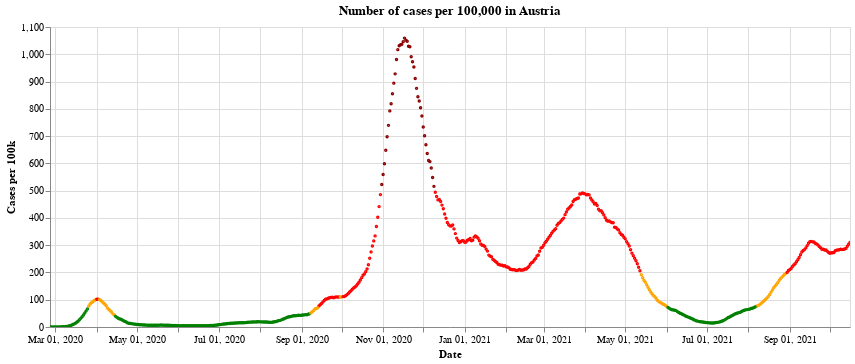

The notebook cell saved with this chart:
### Markdown cell above
Here is a historical plot of the 'traffic light colours' in Austria, as defined by the [European Centre for Disease Prevention and Control](https://www.ecdc.europa.eu/en/covid-19/situation-updates/weekly-maps-coordinated-restriction-free-movement). See also my other post about the traffic light system for countries in the UK [here](https://idjotherwise.github.io/nlp-otherwise/covid/2021/05/06/ecdc-trafficlight.html), where I show what the rules are for the different traffic lights.

Notice how long Austria was in the 'Red' (and 'Dark red') between September and May - almost 6 months!

### Code cell
#collapse


base = alt.Chart(full_data.query("BundeslandID==10")).mark_point(size=2).encode(
    x=alt.X("yearmonthdate(Time):T", axis=alt.Axis(title='Date')),
    y=alt.Y("TwoWeeklyCasesRate:Q",
            axis=alt.Axis(title='Cases per 100k')),
    tooltip=['Time:T','TwoWeeklyCasesRate:Q', 'Positivity:Q']
).properties(
    title='Number of cases per 100,000 in Austria', width=800
)

chart_to_show = alt.layer(
        base.encode(color=alt.condition((alt.datum.Positivity < 4) &
                                        (alt.datum.TwoWeeklyCasesRate >= 75) &
                                        (alt.datum.TwoWeeklyCasesRate < 200),
                                            alt.ColorValue('orange'),
                                            alt.ColorValue('red')
                                           ),
                    opacity=alt.condition((alt.datum.TwoWeeklyCasesRate >= 75) &
                                              (alt.datum.TwoWeeklyCasesRate < 500),
                                              alt.value(1),
                                              alt.value(0)
                                             )
                   ),
        base.encode(color=alt.value('darkred'),
                    opacity=alt.condition(alt.datum.TwoWeeklyCasesRate >= 500,
                                              alt.value(1),
                                              alt.value(0)
                                             )
                   ),
        base.encode(color=alt.condition((alt.datum.Positivity < 4) &
                                        (alt.datum.TwoWeeklyCasesRate < 50),
                                        alt.ColorValue('green'),
                                        alt.ColorValue('orange')
                                       ),
                    opacity=alt.condition((alt.datum.TwoWeeklyCasesRate < 75) &
                                          (alt.datum.Positivity >= 1),
                                          alt.value(1),
                                          alt.value(0)
                                         )
                   ),
        base.encode(color=alt.ColorValue('green'),
                opacity=alt.condition((alt.datum.TwoWeeklyCasesRate < 75) & (alt.datum.Positivity < 1),
                                      alt.value(1),
                                      alt.value(0)
                                     )
               )
    )

chart_to_show.interactive()

### Figure 1 — Vega-Lite specification as saved in the notebook (floating-point values rounded to 4 significant figures; data arrays with more than 128 entries replaced by an {"elided": "..."} marker saying what was removed)
{"config": {"view": {"continuousWidth": 400, "continuousHeight": 300}}, "layer": [{"mark": {"type": "point", "size": 2}, "encoding": {"color": {"condition": {"value": "orange", "test": "(((datum.Positivity < 4) && (datum.TwoWeeklyCasesRate >= 75)) && (datum.TwoWeeklyCasesRate < 200))"}, "value": "red"}, "opacity": {"condition": {"value": 1, "test": "((datum.TwoWeeklyCasesRate >= 75) && (datum.TwoWeeklyCasesRate < 500))"}, "value": 0}, "tooltip": [{"type": "temporal", "field": "Time"}, {"type": "quantitative", "field": "TwoWeeklyCasesRate"}, {"type": "quantitative", "field": "Positivity"}], "x": {"type": "temporal", "axis": {"title": "Date"}, "field": "Time", "timeUnit": "yearmonthdate"}, "y": {"type": "quantitative", "axis": {"title": "Cases per 100k"}, "field": "TwoWeeklyCasesRate"}}, "selection": {"selector001": {"type": "interval", "bind": "scales", "encodings": ["x", "y"]}}, "title": "Number of cases per 100,000 in Austria", "width": 800}, {"mark": {"type": "point", "size": 2}, "encoding": {"color": {"value": "darkred"}, "opacity": {"condition": {"value": 1, "test": "(datum.TwoWeeklyCasesRate >= 500)"}, "value": 0}, "tooltip": [{"type": "temporal", "field": "Time"}, {"type": "quantitative", "field": "TwoWeeklyCasesRate"}, {"type": "quantitative", "field": "Positivity"}], "x": {"type": "temporal", "axis": {"title": "Date"}, "field": "Time", "timeUnit": "yearmonthdate"}, "y": {"type": "quantitative", "axis": {"title": "Cases per 100k"}, "field": "TwoWeeklyCasesRate"}}, "title": "Number of cases per 100,000 in Austria", "width": 800}, {"mark": {"type": "point", "size": 2}, "encoding": {"color": {"condition": {"value": "green", "test": "((datum.Positivity < 4) && (datum.TwoWeeklyCasesRate < 50))"}, "value": "orange"}, "opacity": {"condition": {"value": 1, "test": "((datum.TwoWeeklyCasesRate < 75) && (datum.Positivity >= 1))"}, "value": 0}, "tooltip": [{"type": "temporal", "field": "Time"}, {"type": "quantitative", "field": "TwoWeeklyCasesRate"}, {"type": "quantitative", "field": "Positivity"}], "x": {"type": "temporal", "axis": {"title": "Date"}, "field": "Time", "timeUnit": "yearmonthdate"}, "y": {"type": "quantitative", "axis": {"title": "Cases per 100k"}, "field": "TwoWeeklyCasesRate"}}, "title": "Number of cases per 100,000 in Austria", "width": 800}, {"mark": {"type": "point", "size": 2}, "encoding": {"color": {"value": "green"}, "opacity": {"condition": {"value": 1, "test": "((datum.TwoWeeklyCasesRate < 75) && (datum.Positivity < 1))"}, "value": 0}, "tooltip": [{"type": "temporal", "field": "Time"}, {"type": "quantitative", "field": "TwoWeeklyCasesRate"}, {"type": "quantitative", "field": "Positivity"}], "x": {"type": "temporal", "axis": {"title": "Date"}, "field": "Time", "timeUnit": "yearmonthdate"}, "y": {"type": "quantitative", "axis": {"title": "Cases per 100k"}, "field": "TwoWeeklyCasesRate"}}, "title": "Number of cases per 100,000 in Austria", "width": 800}], "data": {"name": "data-ae83696805e3d382a2b72cf4bc496a64"}, "$schema": "https://vega.github.io/schema/vega-lite/v4.8.1.json", "datasets": {"data-ae83696805e3d382a2b72cf4bc496a64": {"elided": "599 records"}}}
